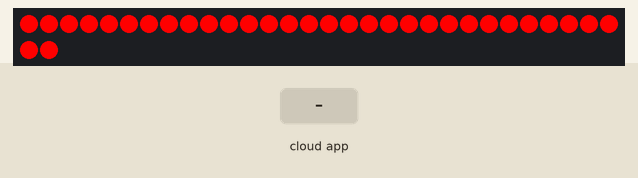
Recording of a sketch running on a simulated ATtiny85, built with avr-gcc and run on an emulated ATtiny85. On the bench: 32 RGB LEDs in strip order, left to right, continuing on the next row. The test bench sets the inputs (shaded band). The ROS host is connected and sends only what is stated.

Above: at 1.2 s.
1.3 s: the phone or cloud app sets lights to 1
At 2.87 s:
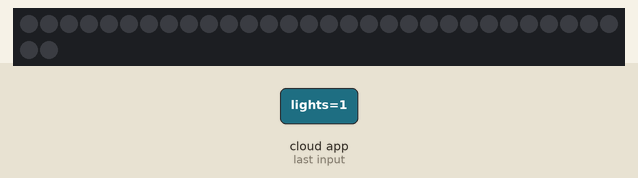

The sketch:

igvc_control_mode.ino
```cpp
#include "LPD8806.h"
#include "SPI.h" // Comment out this line if using Trinket or Gemma
#ifdef __AVR_ATtiny85__
  #include <avr/power.h>
#endif
#include <ros.h>
#include <std_msgs/Bool.h>

// Number of RGB LEDs in strand:
int nLEDs = 32;

// Chose 2 pins for output; can be any valid output pins:
int dataPin  = 2;
int clockPin = 3;

// First parameter is the number of LEDs in the strand.  The LED strips
// are 32 LEDs per meter but you can extend or cut the strip.  Next two
// parameters are SPI data and clock pins:
LPD8806 strip = LPD8806(nLEDs, dataPin, clockPin);

ros::NodeHandle nh;

boolean blinkcolors = false;

char *message = "blink";

void messageCb( const std_msgs::Bool& toggle_msg){
  blinkcolors = toggle_msg.data;
}

ros::Subscriber<std_msgs::Bool> sub("/lights", &messageCb );

void setup()
{
  #if defined(__AVR_ATtiny85__) && (F_CPU == 16000000L)
  clock_prescale_set(clock_div_1); // Enable 16 MHz on Trinket
  #endif

  // Start up the LED strip
  strip.begin();

  // Update the strip, to start they are all 'off'
  strip.show();
  nh.initNode();
  nh.subscribe(sub);
}

void loop()
{
  nh.spinOnce();
  colorWipe(strip.Color(127, 0, 0), 0);
  if (blinkcolors) {
    delay(100);
    colorWipe(strip.Color(0, 0, 0), 0);  // Red
  }
  delay(1);
}

void colorWipe(uint32_t c, uint8_t wait) {
  int i;

  for (i=0; i < strip.numPixels(); i++) {
      strip.setPixelColor(i, c);
      strip.show();
      delay(wait);
  }
}
```

Measured:
- after the input at 1.3 s, the LEDs: change after 1.4 s (image 1)
- what the display in image 1 shows lasts 0.4 s, from 2.7 s to 3.1 s
